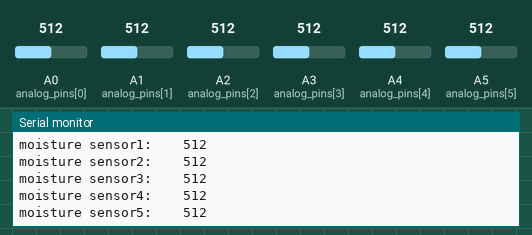
This sketch was run on a simulated Arduino Uno, built with avr-gcc and run on an emulated ATmega328P. Shown: the last lines printed to the serial monitor. The test bench sets the inputs (shaded band); at power-on: A0 (analog_pins[0]) = 512, A1 (analog_pins[1]) = 512, A2 (analog_pins[2]) = 512, A3 (analog_pins[3]) = 512, A4 (analog_pins[4]) = 512, A5 (analog_pins[5]) = 512.

Above: at 5.9 s.
6.0 s: A0 (analog_pins[0]) set to 716
12.1 s: A1 (analog_pins[1]) set to 716
18.2 s: A2 (analog_pins[2]) set to 716
24.3 s: A3 (analog_pins[3]) set to 716
At 26.5 s:
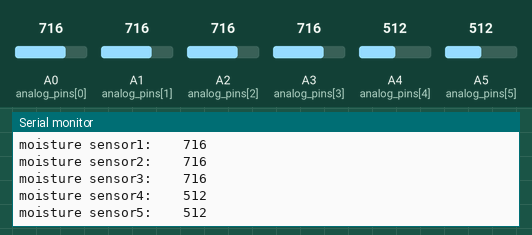
30.4 s: A4 (analog_pins[4]) set to 716
At 31.8 s:
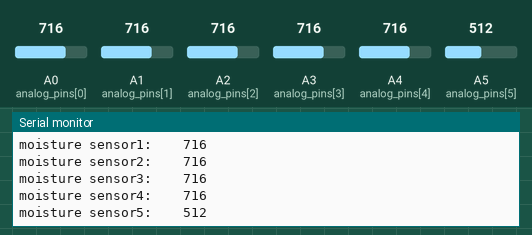
36.5 s: A5 (analog_pins[5]) set to 716
At 42.4 s:
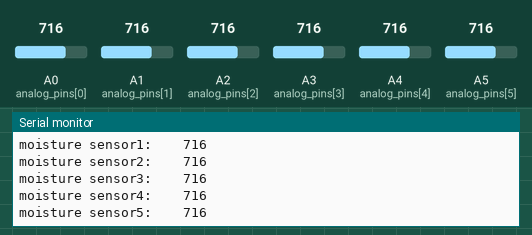
Timing chart, 0 to 43.6 s (numbered marks = the images above; inputs shaded):
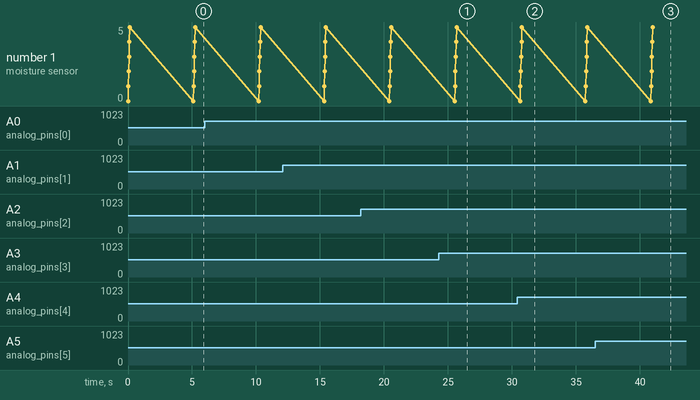

Measured:
- after the input at 24.3 s, the serial monitor: prints a new line after 1.3 s (image 1)
- after the input at 30.4 s, the serial monitor: prints a new line after 0.35 s (image 2)
- after the input at 36.5 s, the serial monitor: prints a new line after 4.5 s (image 3)

The sketch:

moisture_sensing_unit.ino
```cpp
//modified from https://www.instructables.com/Arduino-Soil-Moisture-Sensor/
// and https://arduino.stackexchange.com/questions/1615/how-to-loop-over-analog-pins

void setup() {

  // initialize serial communication at 9600 bits per second:
  Serial.begin(9600);
}

// the loop routine runs over and over again forever:
void loop() {
  static const uint8_t analog_pins[] = {A0,A1,A2,A3,A4,A5};
  for (int i = 0; i <= 5; i++) {
  int moisture = analogRead(analog_pins[i]);
   // print out the values read:
  Serial.print("\nmoisture sensor");
  Serial.print(i);
  Serial.print(":    ");
  Serial.println(moisture);
  delay(5);        // delay in between reads for stability
  }
  delay(5000);        // delay in between reads for readability
}
```
